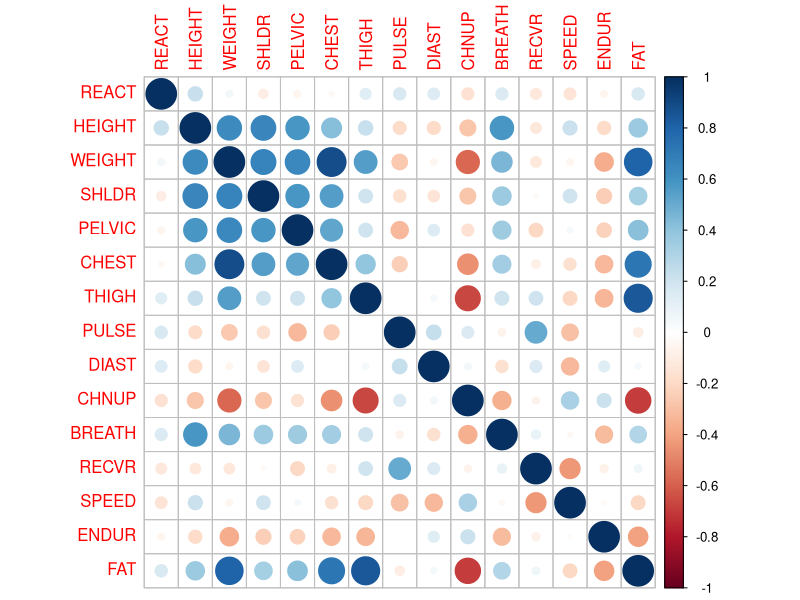

The R script that drew this image:
police = read.csv('police.csv')
cm = cor(police, use = "pairwise.complete.obs")
library(corrplot)
corrplot(cm)

# P1
round(sapply(1:7, function(i) 
  factanal(police, factors = i)$PVAL), 3)

# P2
fa.1 = factanal(police, factors = 5)
fa.2 = factanal(police, factors = 5, rotation = "varimax")
fa.3 = factanal(covmat = cov(police), factors = 5, rotation = "varimax")
apply(fa.3$loadings[, c(1:5)] > 0.5, 2, 
      function(x) names(police)[x])
fa.3